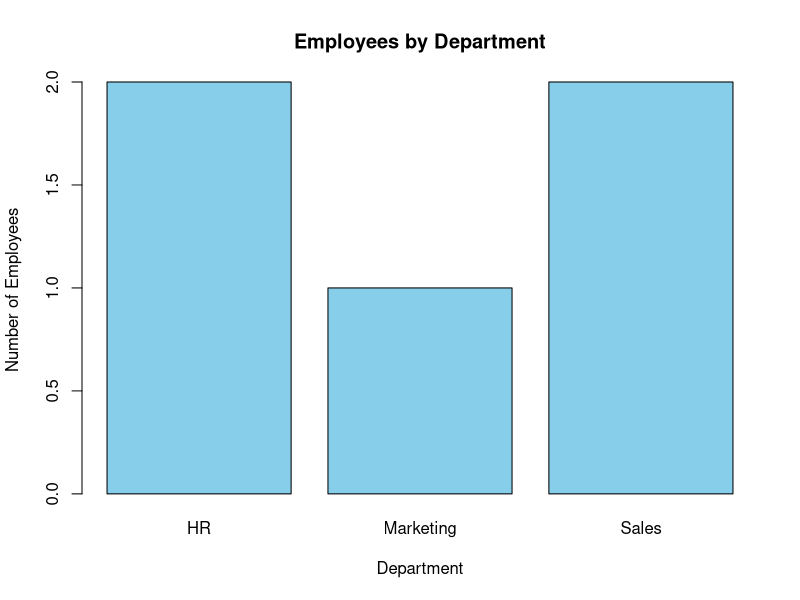

Write the R code that produced this figure.
# Dataset
department <- c("Sales", "HR", "Marketing", "Sales", "HR")

# Count employees in each department
department_count <- table(department)

# Bar Chart
barplot(department_count,
        main = "Employees by Department",
        xlab = "Department",
        ylab = "Number of Employees",
        col = "skyblue")
